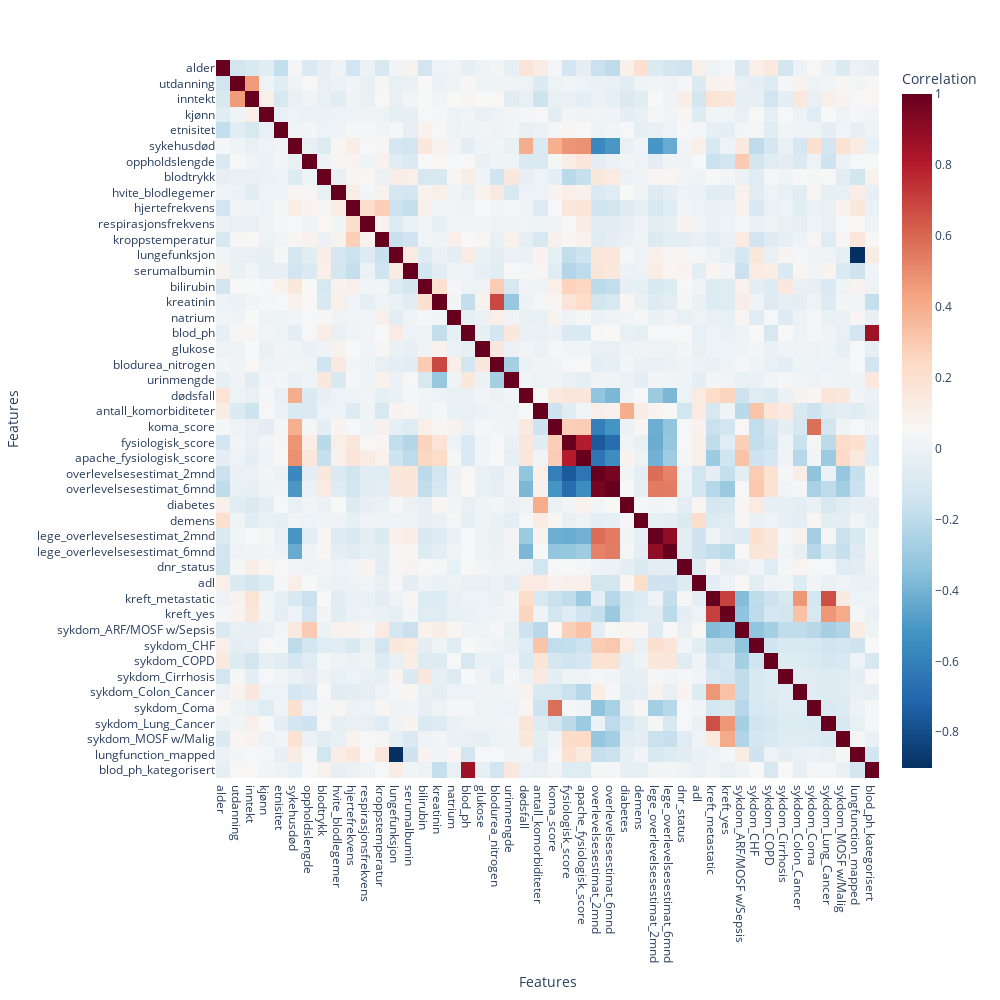

The notebook cell saved with this chart:
### Code cell
# Litt dprlig å bruke korrelasjon når vi har binære og kontinuerlige variabler, men lar den stå for nå. 
# Den fanger opp linær antagelse, og sammenheng mellom to variabler. 
# Hvis du prøver å se sammenhengen mellom en sykdom (som er binær: tilstedeværende eller ikke tilstedeværende) 
# og antall dager på sykehuset (kontinuerlig), er ikke forholdet nødvendigvis lineært. 
# For eksempel kan det være en terskel hvor tilstedeværelsen av en sykdom kraftig øker oppholdslengden, men det er ikke en jevn økning.

correlation_matrix=train_df.corr()

fig =px.imshow(correlation_matrix,
               labels=dict(x='Features', y='Features', color='Correlation'),
               x=correlation_matrix.columns,
               y=correlation_matrix.columns,
                color_continuous_scale='RdBu_r',
                aspect='auto')

fig.update_layout(
    yaxis=dict(
        tickmode='linear',
        tick0=0,
        dtick=1
    ),xaxis=dict(
        tickmode='linear',
        tick0=0,
        dtick=1
    ),
    autosize=False,
    height=1000,
    width=1000

)
fig.show()

### Figure 1 — Plotly figure (JSON) as saved in the notebook; plotly's stock layout.template omitted (floating-point values rounded to 4 significant figures; data arrays with more than 128 entries replaced by an {"elided": "..."} marker saying what was removed)
{"data": [{"coloraxis": "coloraxis", "hovertemplate": "Features: %{x}<br>Features: %{y}<br>Correlation: %{z}<extra></extra>", "name": "0", "type": "heatmap", "x": ["alder", "utdanning", "inntekt", "kjønn", "etnisitet", "sykehusdød", "oppholdslengde", "blodtrykk", "hvite_blodlegemer", "hjertefrekvens", "respirasjonsfrekvens", "kroppstemperatur", "lungefunksjon", "serumalbumin", "bilirubin", "kreatinin", "natrium", "blod_ph", "glukose", "blodurea_nitrogen", "urinmengde", "dødsfall", "antall_komorbiditeter", "koma_score", "fysiologisk_score", "apache_fysiologisk_score", "overlevelsesestimat_2mnd", "overlevelsesestimat_6mnd", "diabetes", "demens", "lege_overlevelsesestimat_2mnd", "lege_overlevelsesestimat_6mnd", "dnr_status", "adl", "kreft_metastatic", "kreft_yes", "sykdom_ARF/MOSF w/Sepsis", "sykdom_CHF", "sykdom_COPD", "sykdom_Cirrhosis", "sykdom_Colon_Cancer", "sykdom_Coma", "sykdom_Lung_Cancer", "sykdom_MOSF w/Malig", "lungfunction_mapped", "blod_ph_kategorisert"], "xaxis": "x", "y": ["alder", "utdanning", "inntekt", "kjønn", "etnisitet", "sykehusdød", "oppholdslengde", "blodtrykk", "hvite_blodlegemer", "hjertefrekvens", "respirasjonsfrekvens", "kroppstemperatur", "lungefunksjon", "serumalbumin", "bilirubin", "kreatinin", "natrium", "blod_ph", "glukose", "blodurea_nitrogen", "urinmengde", "dødsfall", "antall_komorbiditeter", "koma_score", "fysiologisk_score", "apache_fysiologisk_score", "overlevelsesestimat_2mnd", "overlevelsesestimat_6mnd", "diabetes", "demens", "lege_overlevelsesestimat_2mnd", "lege_overlevelsesestimat_6mnd", "dnr_status", "adl", "kreft_metastatic", "kreft_yes", "sykdom_ARF/MOSF w/Sepsis", "sykdom_CHF", "sykdom_COPD", "sykdom_Cirrhosis", "sykdom_Colon_Cancer", "sykdom_Coma", "sykdom_Lung_Cancer", "sykdom_MOSF w/Malig", "lungfunction_mapped", "blod_ph_kategorisert"], "yaxis": "y", "z": {"elided": "46x46 float values"}}], "layout": {"autosize": false, "coloraxis": {"colorbar": {"title": {"text": "Correlation"}}, "colorscale": [[0, "rgb(5,48,97)"], [0.1, "rgb(33,102,172)"], [0.2, "rgb(67,147,195)"], [0.3, "rgb(146,197,222)"], [0.4, "rgb(209,229,240)"], [0.5, "rgb(247,247,247)"], [0.6, "rgb(253,219,199)"], [0.7, "rgb(244,165,130)"], [0.8, "rgb(214,96,77)"], [0.9, "rgb(178,24,43)"], [1, "rgb(103,0,31)"]]}, "height": 1000, "margin": {"t": 60}, "width": 1000, "xaxis": {"anchor": "y", "domain": [0, 1], "dtick": 1, "tick0": 0, "tickmode": "linear", "title": {"text": "Features"}}, "yaxis": {"anchor": "x", "autorange": "reversed", "domain": [0, 1], "dtick": 1, "tick0": 0, "tickmode": "linear", "title": {"text": "Features"}}}}
